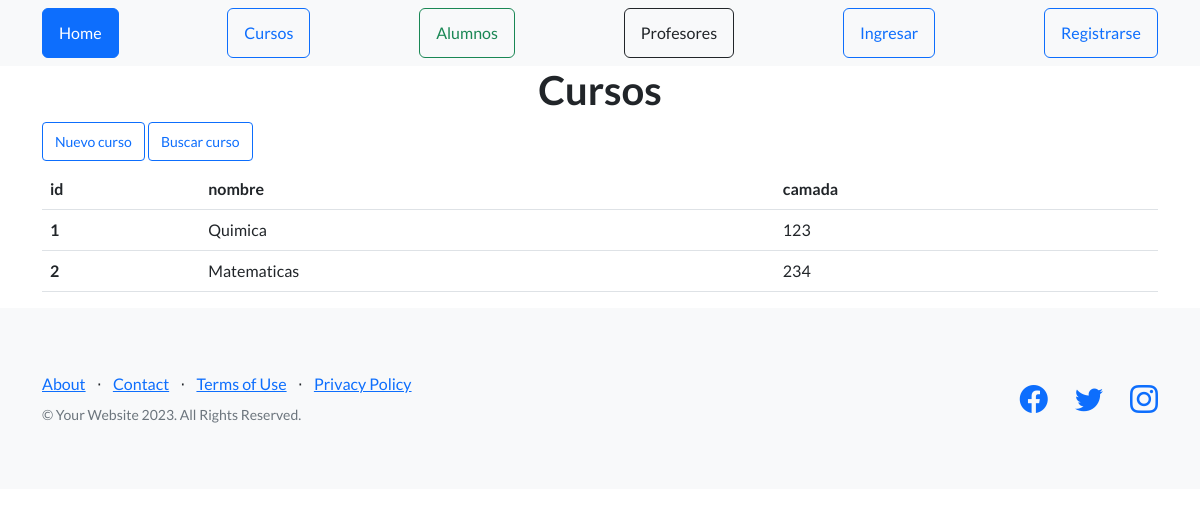
Page /AppCoder/ver_cursos on the earlier database version.
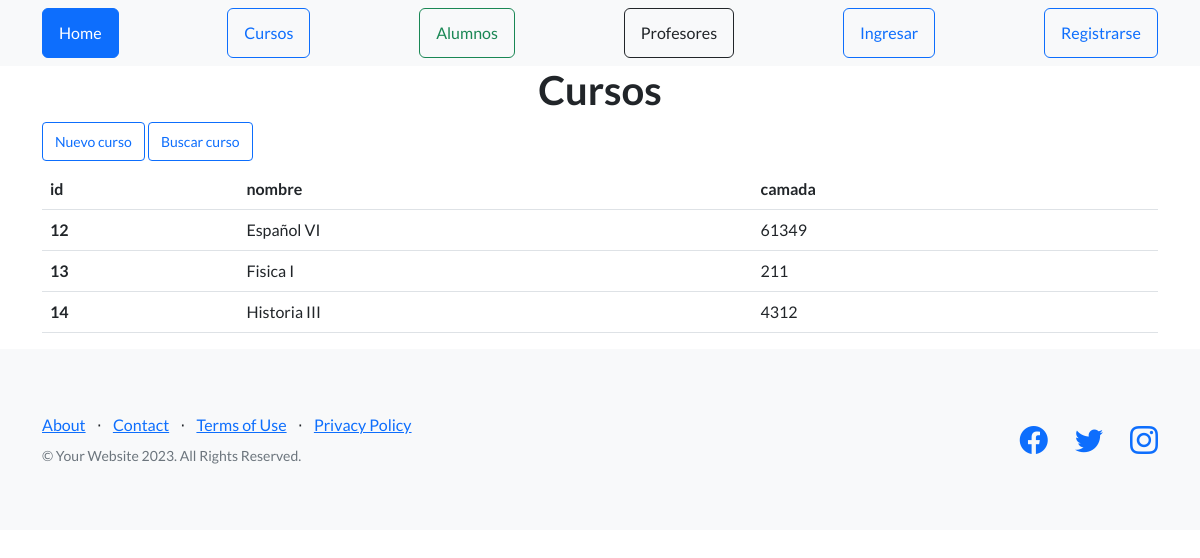
Same page on the later database version.
### AppCoder/models.py (models this page shows, shortened)
class Curso (models.Model):
    nombre =models.CharField(max_length=40)
    camada= models.IntegerField()

### AppCoder/views.py (the view)
def ver_cursos(request):
    cursos=Curso.objects.all()
    dicc={"cursos":cursos}
    plantilla = loader.get_template("cursos.html")
    documento=plantilla.render(dicc)
    return HttpResponse(documento)

### AppCoder/template/cursos.html (shortened to what this page needs)
{% extends 'padre.html' %}
{% load static %}
{% block contenido %}
  <main class="container">
    <h1 class="text-xl-center">Cursos</h1>
    <a href="alta_curso" class ="btn btn-outline-primary btn-sm">Nuevo curso</a>
    <a href="buscar_curso" class ="btn btn-outline-primary btn-sm">Buscar curso</a>
    <table class="table">
        <thead>
            <tr>
                <th>id</th>
                <th>nombre</th>
                <th>camada</th>
            </tr>
        </thead>
        <tbody>
            {% for n in cursos %}
            <tr>
                <th scope ="row">{{n.id}}</th>
                <td>{{n.nombre}}</td>
                <td>{{n.camada}}</td>
            </tr>
            {% endfor %}
        </tbody>
    </table>
  </main>
  {% endblock %}

### AppCoder/template/padre.html (shortened to what this page needs)
<!DOCTYPE html>
<html lang="en">
    <head>
        {%load static%}
        <link href="https://cdn.jsdelivr.net/npm/bootstrap-icons@1.5.0/font/bootstrap-icons.css" rel="stylesheet" type="text/css" />
        <link href="{% static 'AppCoder/css/styles.css' %}" rel="stylesheet" />
    </head>
    <body>
        <nav class="navbar navbar-light bg-light static-top">
            <div class="container">
                <a class="btn btn-primary" href="{% url 'home' %}">Home</a>
                <a class="btn btn-outline-primary" href="{% url 'cursos' %}">Cursos</a>
                <a class="btn btn-outline-success" href="{% url 'ver_alumnos' %}">Alumnos</a>
                <a class="btn btn-outline-dark" href="{% url 'ver_profesores' %}">Profesores</a>
                {% if not request.user.is_authenticated %}
                <a class ="btn btn-outline-primary" href="{% url 'Login' %}">Ingresar</a>
                <a class ="btn btn-outline-primary" href="{% url 'Register' %}">Registrarse</a>
                {% endif %}
            </div>
        </nav>
        {% block contenido %}
        {% endblock %}
        <footer class="footer bg-light">
            <div class="container">
                <div class="row">
                    <div class="col-lg-6 h-100 text-center text-lg-start my-auto">
                        <ul class="list-inline mb-2">
                            <li class="list-inline-item"><a href="#!">About</a></li>
                            <li class="list-inline-item">⋅</li>
                            <li class="list-inline-item"><a href="#!">Contact</a></li>
                            <li class="list-inline-item">⋅</li>
                            <li class="list-inline-item"><a href="#!">Terms of Use</a></li>
                            <li class="list-inline-item">⋅</li>
                            <li class="list-inline-item"><a href="#!">Privacy Policy</a></li>
                        </ul>
                        <p class="text-muted small mb-4 mb-lg-0">&copy; Your Website 2023. All Rights Reserved.</p>
                    </div>
                    <div class="col-lg-6 h-100 text-center text-lg-end my-auto">
                        <ul class="list-inline mb-0">
                            <li class="list-inline-item me-4">
                                <a href="#!"><i class="bi-facebook fs-3"></i></a>
                            </li>
                            <li class="list-inline-item me-4">
                                <a href="#!"><i class="bi-twitter fs-3"></i></a>
                            </li>
                            <li class="list-inline-item">
                                <a href="#!"><i class="bi-instagram fs-3"></i></a>
                            </li>
                        </ul>
                    </div>
                </div>
            </div>
        </footer>
    </body>
</html>

Differences in the rows shown:
removed Curso: id "1", nombre "Quimica", camada "123"
removed Curso: id "2", nombre "Matematicas", camada "234"
added Curso: id "12", nombre "Español VI", camada "61349"
added Curso: id "13", nombre "Fisica I", camada "211"
added Curso: id "14", nombre "Historia III", camada "4312"
